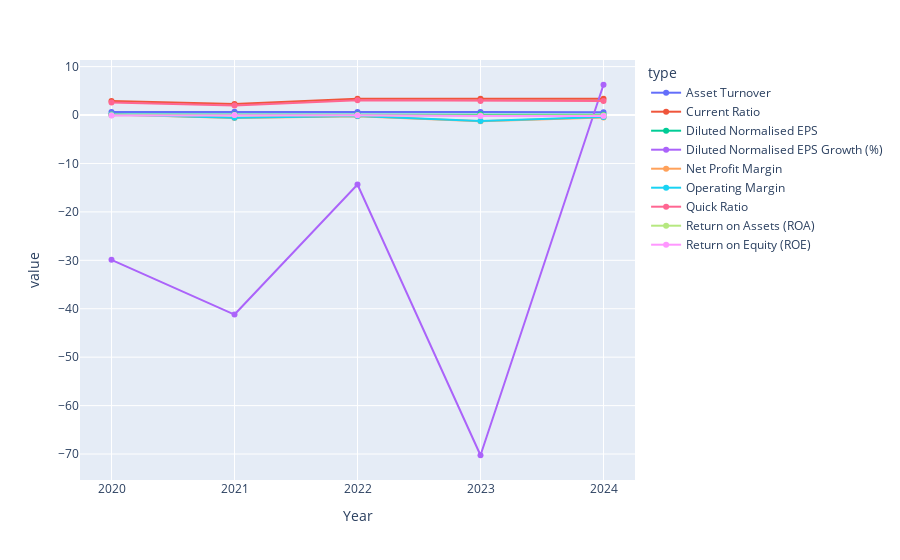

Here is the notebook cell this chart was saved with:
### Code cell
fig = px.line(fin_year_mean2, x = "Year", y = "value", color = "type", markers = True)
fig.show()

### Figure 1 — Plotly figure (JSON) as saved in the notebook; plotly's stock layout.template omitted (floating-point values rounded to 4 significant figures)
{"data": [{"hovertemplate": "type=Asset Turnover<br>Year=%{x}<br>value=%{y}<extra></extra>", "legendgroup": "Asset Turnover", "line": {"color": "#636efa", "dash": "solid"}, "marker": {"symbol": "circle"}, "mode": "lines+markers", "name": "Asset Turnover", "orientation": "v", "showlegend": true, "type": "scatter", "x": ["2020", "2021", "2022", "2023", "2024"], "xaxis": "x", "y": [0.6227, 0.6749, 0.6053, 0.6406, 0.5701], "yaxis": "y"}, {"hovertemplate": "type=Current Ratio<br>Year=%{x}<br>value=%{y}<extra></extra>", "legendgroup": "Current Ratio", "line": {"color": "#EF553B", "dash": "solid"}, "marker": {"symbol": "circle"}, "mode": "lines+markers", "name": "Current Ratio", "orientation": "v", "showlegend": true, "type": "scatter", "x": ["2020", "2021", "2022", "2023", "2024"], "xaxis": "x", "y": [2.919, 2.265, 3.36, 3.383, 3.386], "yaxis": "y"}, {"hovertemplate": "type=Diluted Normalised EPS<br>Year=%{x}<br>value=%{y}<extra></extra>", "legendgroup": "Diluted Normalised EPS", "line": {"color": "#00cc96", "dash": "solid"}, "marker": {"symbol": "circle"}, "mode": "lines+markers", "name": "Diluted Normalised EPS", "orientation": "v", "showlegend": true, "type": "scatter", "x": ["2020", "2021", "2022", "2023", "2024"], "xaxis": "x", "y": [0.1253, 0.1353, 0.1353, 0.1627, 0.07267], "yaxis": "y"}, {"hovertemplate": "type=Diluted Normalised EPS Growth (%)<br>Year=%{x}<br>value=%{y}<extra></extra>", "legendgroup": "Diluted Normalised EPS Growth (%)", "line": {"color": "#ab63fa", "dash": "solid"}, "marker": {"symbol": "circle"}, "mode": "lines+markers", "name": "Diluted Normalised EPS Growth (%)", "orientation": "v", "showlegend": true, "type": "scatter", "x": ["2020", "2021", "2022", "2023", "2024"], "xaxis": "x", "y": [-29.89, -41.2, -14.37, -70.25, 6.253], "yaxis": "y"}, {"hovertemplate": "type=Net Profit Margin<br>Year=%{x}<br>value=%{y}<extra></extra>", "legendgroup": "Net Profit Margin", "line": {"color": "#FFA15A", "dash": "solid"}, "marker": {"symbol": "circle"}, "mode": "lines+markers", "name": "Net Profit Margin", "orientation": "v", "showlegend": true, "type": "scatter", "x": ["2020", "2021", "2022", "2023", "2024"], "xaxis": "x", "y": [0.0982, -0.6273, -0.2413, -1.276, -0.4982], "yaxis": "y"}, {"hovertemplate": "type=Operating Margin<br>Year=%{x}<br>value=%{y}<extra></extra>", "legendgroup": "Operating Margin", "line": {"color": "#19d3f3", "dash": "solid"}, "marker": {"symbol": "circle"}, "mode": "lines+markers", "name": "Operating Margin", "orientation": "v", "showlegend": true, "type": "scatter", "x": ["2020", "2021", "2022", "2023", "2024"], "xaxis": "x", "y": [0.1349, -0.5416, -0.1774, -1.216, -0.4035], "yaxis": "y"}, {"hovertemplate": "type=Quick Ratio<br>Year=%{x}<br>value=%{y}<extra></extra>", "legendgroup": "Quick Ratio", "line": {"color": "#FF6692", "dash": "solid"}, "marker": {"symbol": "circle"}, "mode": "lines+markers", "name": "Quick Ratio", "orientation": "v", "showlegend": true, "type": "scatter", "x": ["2020", "2021", "2022", "2023", "2024"], "xaxis": "x", "y": [2.588, 1.975, 3.027, 2.893, 2.914], "yaxis": "y"}, {"hovertemplate": "type=Return on Assets (ROA)<br>Year=%{x}<br>value=%{y}<extra></extra>", "legendgroup": "Return on Assets (ROA)", "line": {"color": "#B6E880", "dash": "solid"}, "marker": {"symbol": "circle"}, "mode": "lines+markers", "name": "Return on Assets (ROA)", "orientation": "v", "showlegend": true, "type": "scatter", "x": ["2020", "2021", "2022", "2023", "2024"], "xaxis": "x", "y": [-0.03428, 0.0002, -0.006067, -0.08013, -0.05113], "yaxis": "y"}, {"hovertemplate": "type=Return on Equity (ROE)<br>Year=%{x}<br>value=%{y}<extra></extra>", "legendgroup": "Return on Equity (ROE)", "line": {"color": "#FF97FF", "dash": "solid"}, "marker": {"symbol": "circle"}, "mode": "lines+markers", "name": "Return on Equity (ROE)", "orientation": "v", "showlegend": true, "type": "scatter", "x": ["2020", "2021", "2022", "2023", "2024"], "xaxis": "x", "y": [-0.1134, -0.01507, -0.0524, -0.1995, -0.1865], "yaxis": "y"}], "layout": {"legend": {"title": {"text": "type"}, "tracegroupgap": 0}, "margin": {"t": 60}, "xaxis": {"anchor": "y", "domain": [0, 1], "title": {"text": "Year"}}, "yaxis": {"anchor": "x", "domain": [0, 1], "title": {"text": "value"}}}}
